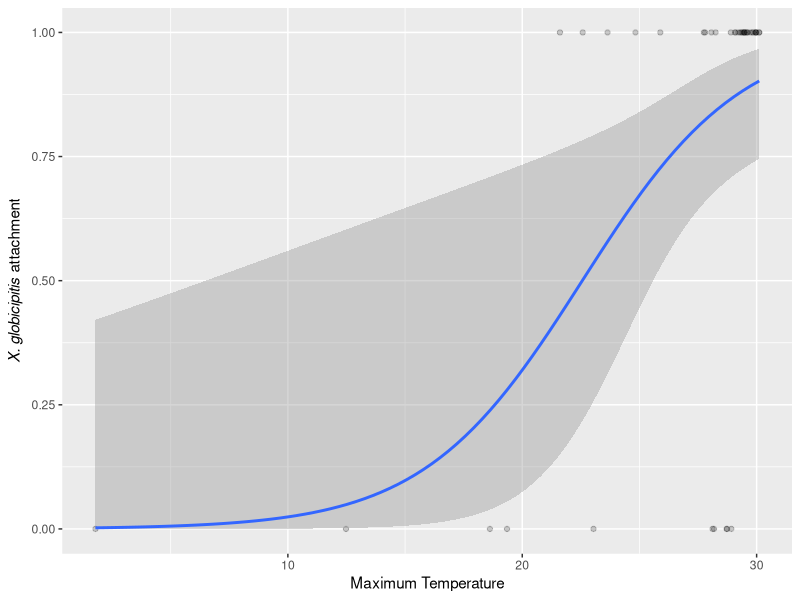

Write R code to recreate this figure.
#####
#this script extracts species, presence/absence of xeno, 
#maximum sea surface temperature (SST), and runs a logistic regression.
#ggplot2 is used to plot the logistic regression and create figure 5.
#####

#extract variables from geographic data
Xeno_Table_Draft_11_15 <- as.data.frame(read.csv("RawData/Geo_data_11_15.csv"))

temp_data <- Xeno_Table_Draft_11_15[,c("Species", "Presence.absence", "max.temp")]

colnames(temp_data)[2]<- "Xeno"

temp_data$Xeno <- as.factor(temp_data$Xeno)
temp_data$Xeno <- ifelse(test=temp_data$Xeno == "Yes", yes=1, no=0)

#run a logistic regression on max SST and xeno presence/absence
logistic <- glm(Xeno ~ max.temp, data=temp_data, family="binomial")
summary(logistic)

#extract key statistics for summary table
p <- summary(logistic)$coefficients[,4]
standard_error <-summary(logistic)$coefficients[,2]
model_coefficient <-summary(logistic)$coefficients[,1]
summary_table <- as.data.frame(t(rbind(model_coefficient, standard_error, p)))
row.names(summary_table) <- c("intercept", "maximum temperature")

#export summary table
#write.csv(summary_table, 'logistic_summary.csv', row.names=TRUE)

#write export file for Figure 5
#pdf("Figure_5.pdf")

#plot the logistic regression
plot_data <- temp_data[c("Xeno", "max.temp")]
library(ggplot2)
ggplot(plot_data, aes(max.temp, Xeno))+
  geom_point(alpha = 0.2) +
  geom_smooth(method = "glm", method.args = list(family = "binomial")) +
  labs(
    x = "Maximum Temperature",
    y = expression(paste(italic("X. globicipitis") , " attachment"))
  )

#dev.off()
